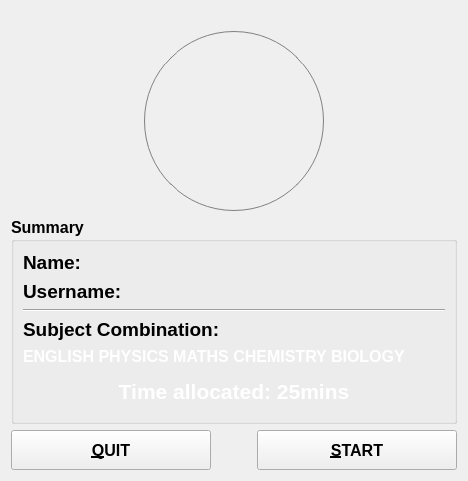
  <widget class="QWidget" name="summaryPage">
   <layout class="QVBoxLayout" name="verticalLayout_2">
    <item>
     <widget class="QLabel" name="label_3">
      <property name="sizePolicy">
       <sizepolicy hsizetype="Maximum" vsizetype="Maximum">
        <horstretch>0</horstretch>
        <verstretch>0</verstretch>
       </sizepolicy>
      </property>
      <property name="maximumSize">
       <size>
        <width>96</width>
        <height>96</height>
       </size>
      </property>
      <property name="autoFillBackground">
       <bool>true</bool>
      </property>
      <property name="styleSheet">
       <string notr="true"/>
      </property>
      <property name="text">
       <string/>
      </property>
      <property name="pixmap">
       <pixmap resource="contents.qrc">:/images/logo.jpeg</pixmap>
      </property>
      <property name="scaledContents">
       <bool>true</bool>
      </property>
      <property name="alignment">
       <set>Qt::AlignLeading|Qt::AlignLeft|Qt::AlignTop</set>
      </property>
     </widget>
    </item>
    <item>
     <layout class="QHBoxLayout" name="horizontalLayout_5">
      <item>
       <spacer name="horizontalSpacer_9">
        <property name="orientation">
         <enum>Qt::Horizontal</enum>
        </property>
        <property name="sizeHint" stdset="0">
         <size>
          <width>40</width>
          <height>20</height>
         </size>
        </property>
       </spacer>
      </item>
      <item>
       <widget class="QLabel" name="usersPix">
        <property name="sizePolicy">
         <sizepolicy hsizetype="Fixed" vsizetype="Fixed">
          <horstretch>0</horstretch>
          <verstretch>0</verstretch>
         </sizepolicy>
        </property>
        <property name="minimumSize">
         <size>
          <width>180</width>
          <height>180</height>
         </size>
        </property>
        <property name="font">
         <font>
          <pointsize>12</pointsize>
          <weight>75</weight>
          <bold>true</bold>
         </font>
        </property>
        <property name="autoFillBackground">
         <bool>false</bool>
        </property>
        <property name="styleSheet">
         <string notr="true">QLabel#usersPix {
	border: 1px solid grey;
	border-radius: 90px;
}	</string>
        </property>
        <property name="frameShadow">
         <enum>QFrame::Plain</enum>
        </property>
        <property name="text">
         <string/>
        </property>
        <property name="pixmap">
         <pixmap resource="contents.qrc">:/images/userspix.png</pixmap>
        </property>
        <property name="scaledContents">
         <bool>false</bool>
        </property>
        <property name="alignment">
         <set>Qt::AlignCenter</set>
        </property>
        <property name="wordWrap">
         <bool>false</bool>
        </property>
       </widget>
      </item>
      <item>
       <spacer name="horizontalSpacer_8">
        <property name="orientation">
         <enum>Qt::Horizontal</enum>
        </property>
        <property name="sizeHint" stdset="0">
         <size>
          <width>40</width>
          <height>20</height>
         </size>
        </property>
       </spacer>
      </item>
     </layout>
    </item>
    <item>
     <widget class="QGroupBox" name="groupBox">
      <property name="font">
       <font>
        <pointsize>12</pointsize>
        <weight>75</weight>
        <bold>true</bold>
       </font>
      </property>
      <property name="title">
       <string>Summary</string>
      </property>
      <layout class="QGridLayout" name="gridLayout_2">
       <item row="0" column="0">
        <widget class="QLabel" name="fullnameLbl">
         <property name="font">
          <font>
           <pointsize>14</pointsize>
          </font>
         </property>
         <property name="text">
          <string>Name: </string>
         </property>
        </widget>
       </item>
       <item row="1" column="0">
        <widget class="QLabel" name="usernameLbl">
         <property name="font">
          <font>
           <pointsize>14</pointsize>
          </font>
         </property>
         <property name="text">
          <string>Username: </string>
         </property>
        </widget>
       </item>
       <item row="2" column="0">
        <widget class="Line" name="line">
         <property name="orientation">
          <enum>Qt::Horizontal</enum>
         </property>
        </widget>
       </item>
       <item row="3" column="0">
        <widget class="QLabel" name="label_4">
         <property name="font">
          <font>
           <pointsize>14</pointsize>
           <weight>75</weight>
           <bold>true</bold>
          </font>
         </property>
         <property name="text">
          <string>Subject Combination:</string>
         </property>
        </widget>
       </item>
       <item row="4" column="0">
        <widget class="QLabel" name="combinationLbl">
         <property name="palette">
          <palette>
           <active>
            <colorrole role="WindowText">
             <brush brushstyle="SolidPattern">
              <color alpha="255">
               <red>255</red>
               <green>255</green>
               <blue>255</blue>
              </color>
             </brush>
            </colorrole>
            <colorrole role="Button">
             <brush brushstyle="SolidPattern">
              <color alpha="255">
               <red>115</red>
               <green>131</green>
               <blue>191</blue>
              </color>
             </brush>
            </colorrole>
            <colorrole role="Text">
             <brush brushstyle="SolidPattern">
              <color alpha="255">
               <red>255</red>
               <green>255</green>
               <blue>255</blue>
              </color>
             </brush>
            </colorrole>
            <colorrole role="ButtonText">
             <brush brushstyle="SolidPattern">
              <color alpha="255">
               <red>255</red>
               <green>255</green>
               <blue>255</blue>
              </color>
             </brush>
            </colorrole>
            <colorrole role="Base">
             <brush brushstyle="SolidPattern">
              <color alpha="255">
               <red>115</red>
               <green>131</green>
               <blue>191</blue>
              </color>
             </brush>
            </colorrole>
            <colorrole role="Window">
             <brush brushstyle="SolidPattern">
              <color alpha="255">
               <red>115</red>
               <green>131</green>
               <blue>191</blue>
              </color>
             </brush>
            </colorrole>
           </active>
           <inactive>
            <colorrole role="WindowText">
             <brush brushstyle="SolidPattern">
              <color alpha="255">
               <red>255</red>
               <green>255</green>
               <blue>255</blue>
              </color>
             </brush>
            </colorrole>
            <colorrole role="Button">
             <brush brushstyle="SolidPattern">
              <color alpha="255">
               <red>115</red>
               <green>131</green>
               <blue>191</blue>
              </color>
             </brush>
            </colorrole>
            <colorrole role="Text">
             <brush brushstyle="SolidPattern">
              <color alpha="255">
               <red>255</red>
               <green>255</green>
               <blue>255</blue>
              </color>
             </brush>
            </colorrole>
            <colorrole role="ButtonText">
             <brush brushstyle="SolidPattern">
              <color alpha="255">
               <red>255</red>
               <green>255</green>
               <blue>255</blue>
              </color>
             </brush>
            </colorrole>
            <colorrole role="Base">
             <brush brushstyle="SolidPattern">
              <color alpha="255">
               <red>115</red>
               <green>131</green>
               <blue>191</blue>
              </color>
             </brush>
            </colorrole>
            <colorrole role="Window">
             <brush brushstyle="SolidPattern">
              <color alpha="255">
               <red>115</red>
               <green>131</green>
               <blue>191</blue>
              </color>
             </brush>
            </colorrole>
           </inactive>
           <disabled>
            <colorrole role="WindowText">
             <brush brushstyle="SolidPattern">
              <color alpha="255">
               <red>255</red>
               <green>255</green>
               <blue>255</blue>
              </color>
             </brush>
            </colorrole>
            <colorrole role="Button">
             <brush brushstyle="SolidPattern">
              <color alpha="255">
               <red>115</red>
               <green>131</green>
               <blue>191</blue>
              </color>
             </brush>
            </colorrole>
            <colorrole role="Text">
             <brush brushstyle="SolidPattern">
              <color alpha="255">
               <red>255</red>
               <green>255</green>
               <blue>255</blue>
              </color>
             </brush>
            </colorrole>
            <colorrole role="ButtonText">
             <brush brushstyle="SolidPattern">
              <color alpha="255">
               <red>255</red>
               <green>255</green>
               <blue>255</blue>
              </color>
             </brush>
            </colorrole>
            <colorrole role="Base">
             <brush brushstyle="SolidPattern">
              <color alpha="255">
               <red>115</red>
               <green>131</green>
               <blue>191</blue>
              </color>
             </brush>
            </colorrole>
            <colorrole role="Window">
             <brush brushstyle="SolidPattern">
              <color alpha="255">
               <red>115</red>
               <green>131</green>
               <blue>191</blue>
              </color>
             </brush>
            </colorrole>
           </disabled>
          </palette>
         </property>
         <property name="font">
          <font>
           <pointsize>12</pointsize>
          </font>
         </property>
         <property name="autoFillBackground">
          <bool>false</bool>
         </property>
         <property name="styleSheet">
          <string notr="true">QLabel {
	color: &quot;#FFFFFF&quot;;
	background-color: &quot;#7383BF&quot;;
}</string>
         </property>
         <property name="text">
          <string>&lt;html&gt;&lt;head/&gt;&lt;body&gt;&lt;p&gt;ENGLISH		PHYSICS		MATHS		CHEMISTRY	BIOLOGY&lt;/p&gt;&lt;/body&gt;&lt;/html&gt;</string>
         </property>
         <property name="textFormat">
          <enum>Qt::AutoText</enum>
         </property>
         <property name="scaledContents">
          <bool>false</bool>
         </property>
         <property name="wordWrap">
          <bool>false</bool>
         </property>
         <property name="margin">
          <number>10</number>
         </property>
        </widget>
       </item>
       <item row="5" column="0">
        <widget class="QLabel" name="timeAllocatedLbl">
         <property name="minimumSize">
          <size>
           <width>0</width>
           <height>40</height>
          </size>
         </property>
         <property name="palette">
          <palette>
           <active>
            <colorrole role="WindowText">
             <brush brushstyle="SolidPattern">
              <color alpha="255">
               <red>255</red>
               <green>255</green>
               <blue>255</blue>
              </color>
             </brush>
            </colorrole>
            <colorrole role="Button">
             <brush brushstyle="SolidPattern">
              <color alpha="255">
               <red>115</red>
               <green>131</green>
               <blue>191</blue>
              </color>
             </brush>
            </colorrole>
            <colorrole role="Text">
             <brush brushstyle="SolidPattern">
              <color alpha="255">
               <red>255</red>
               <green>255</green>
               <blue>255</blue>
              </color>
             </brush>
            </colorrole>
            <colorrole role="ButtonText">
             <brush brushstyle="SolidPattern">
              <color alpha="255">
               <red>255</red>
               <green>255</green>
               <blue>255</blue>
              </color>
             </brush>
            </colorrole>
            <colorrole role="Base">
             <brush brushstyle="SolidPattern">
              <color alpha="255">
               <red>115</red>
               <green>131</green>
               <blue>191</blue>
              </color>
             </brush>
            </colorrole>
            <colorrole role="Window">
             <brush brushstyle="SolidPattern">
              <color alpha="255">
               <red>115</red>
               <green>131</green>
               <blue>191</blue>
              </color>
             </brush>
            </colorrole>
           </active>
           <inactive>
            <colorrole role="WindowText">
             <brush brushstyle="SolidPattern">
              <color alpha="255">
               <red>255</red>
               <green>255</green>
               <blue>255</blue>
              </color>
             </brush>
            </colorrole>
            <colorrole role="Button">
             <brush brushstyle="SolidPattern">
              <color alpha="255">
               <red>115</red>
               <green>131</green>
               <blue>191</blue>
              </color>
             </brush>
            </colorrole>
            <colorrole role="Text">
             <brush brushstyle="SolidPattern">
              <color alpha="255">
               <red>255</red>
               <green>255</green>
               <blue>255</blue>
              </color>
             </brush>
            </colorrole>
            <colorrole role="ButtonText">
             <brush brushstyle="SolidPattern">
              <color alpha="255">
               <red>255</red>
               <green>255</green>
               <blue>255</blue>
              </color>
             </brush>
            </colorrole>
            <colorrole role="Base">
             <brush brushstyle="SolidPattern">
              <color alpha="255">
               <red>115</red>
               <green>131</green>
               <blue>191</blue>
              </color>
             </brush>
            </colorrole>
            <colorrole role="Window">
             <brush brushstyle="SolidPattern">
              <color alpha="255">
               <red>115</red>
               <green>131</green>
               <blue>191</blue>
              </color>
             </brush>
            </colorrole>
           </inactive>
           <disabled>
            <colorrole role="WindowText">
             <brush brushstyle="SolidPattern">
              <color alpha="255">
               <red>255</red>
               <green>255</green>
               <blue>255</blue>
              </color>
             </brush>
            </colorrole>
            <colorrole role="Button">
             <brush brushstyle="SolidPattern">
              <color alpha="255">
               <red>115</red>
               <green>131</green>
               <blue>191</blue>
              </color>
             </brush>
            </colorrole>
            <colorrole role="Text">
             <brush brushstyle="SolidPattern">
              <color alpha="255">
               <red>255</red>
               <green>255</green>
               <blue>255</blue>
              </color>
             </brush>
            </colorrole>
            <colorrole role="ButtonText">
             <brush brushstyle="SolidPattern">
              <color alpha="255">
               <red>255</red>
               <green>255</green>
               <blue>255</blue>
              </color>
             </brush>
            </colorrole>
            <colorrole role="Base">
             <brush brushstyle="SolidPattern">
              <color alpha="255">
               <red>115</red>
               <green>131</green>
               <blue>191</blue>
              </color>
             </brush>
            </colorrole>
            <colorrole role="Window">
             <brush brushstyle="SolidPattern">
              <color alpha="255">
               <red>115</red>
               <green>131</green>
               <blue>191</blue>
              </color>
             </brush>
            </colorrole>
           </disabled>
          </palette>
         </property>
         <property name="font">
          <font>
           <pointsize>16</pointsize>
          </font>
         </property>
         <property name="layoutDirection">
          <enum>Qt::LeftToRight</enum>
         </property>
         <property name="autoFillBackground">
          <bool>false</bool>
         </property>
         <property name="styleSheet">
          <string notr="true">QLabel {
	color: &quot;#FFFFFF&quot;;
	background-color: &quot;#7383BF&quot;;
}</string>
         </property>
         <property name="text">
          <string>&lt;html&gt;&lt;head/&gt;&lt;body&gt;&lt;p&gt;Time allocated: 25mins&lt;/p&gt;&lt;/body&gt;&lt;/html&gt;</string>
         </property>
         <property name="textFormat">
          <enum>Qt::AutoText</enum>
         </property>
         <property name="scaledContents">
          <bool>false</bool>
         </property>
         <property name="alignment">
          <set>Qt::AlignCenter</set>
         </property>
         <property name="wordWrap">
          <bool>false</bool>
         </property>
         <property name="margin">
          <number>6</number>
         </property>
        </widget>
       </item>
      </layout>
     </widget>
    </item>
    <item>
     <layout class="QHBoxLayout" name="horizontalLayout_4">
      <item>
       <widget class="QPushButton" name="quitBtn">
        <property name="minimumSize">
         <size>
          <width>200</width>
          <height>40</height>
         </size>
        </property>
        <property name="font">
         <font>
          <pointsize>12</pointsize>
          <weight>75</weight>
          <bold>true</bold>
         </font>
        </property>
        <property name="text">
         <string>&amp;QUIT</string>
        </property>
       </widget>
      </item>
      <item>
       <spacer name="horizontalSpacer_7">
        <property name="orientation">
         <enum>Qt::Horizontal</enum>
        </property>
        <property name="sizeHint" stdset="0">
         <size>
          <width>40</width>
          <height>20</height>
         </size>
        </property>
       </spacer>
      </item>
      <item>
       <widget class="QPushButton" name="startBtn">
        <property name="minimumSize">
         <size>
          <width>200</width>
          <height>40</height>
         </size>
        </property>
        <property name="font">
         <font>
          <pointsize>12</pointsize>
          <weight>75</weight>
          <bold>true</bold>
         </font>
        </property>
        <property name="text">
         <string>&amp;START</string>
        </property>
       </widget>
      </item>
     </layout>
    </item>
   </layout>
  </widget>
